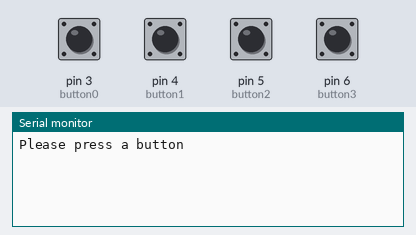
The sketch below on a simulated Arduino Uno, built with avr-gcc and run on an emulated ATmega328P. On the bench: the last lines printed to the serial monitor. The inputs (shaded band) are chosen by the test bench; at power-on: pin 3 (button0), pin 4 (button1), pin 5 (button2), pin 6 (button3) HIGH.

Above: at 1.2 s.
1.3 s: pin 3 (button0) pulled LOW for 0.15 s
At 1.43 s:
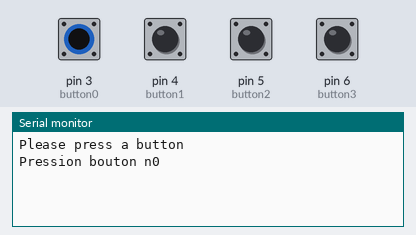
2.9 s: pin 5 (button2) pulled LOW for 0.15 s
At 3.7 s:
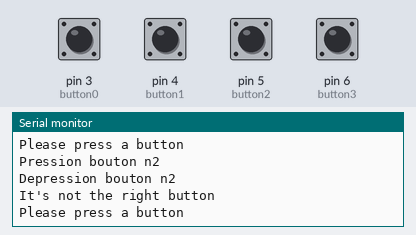
4.6 s: pin 4 (button1) pulled LOW for 0.15 s
At 5.9 s:
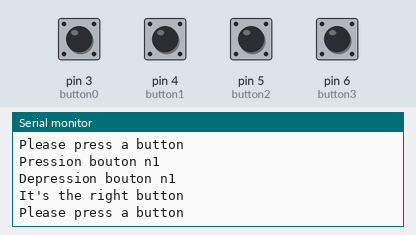
6.2 s: pin 6 (button3) pulled LOW for 0.15 s
At 7.4 s:
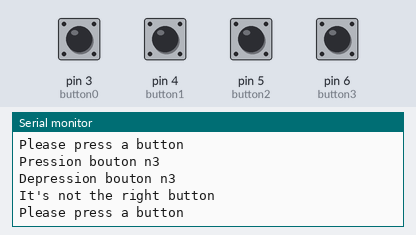
Timing chart, 0 to 8.8 s (numbered marks = the images above; inputs shaded):
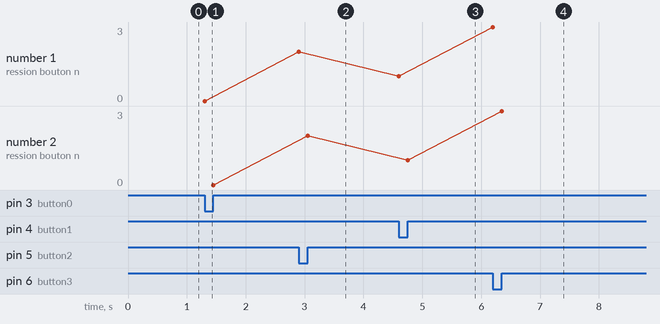

The sketch:

TinkercadProgramme14.ino
```cpp
// Ce programme compare la pression successive des boutons à une séquence encré en dur dans le code. Si la séquence est la bonne, l'utilisateur a gagné.
// Le programme ne comptabilise pas les erreurs mais les indique.

#define button0 3
int button0CurrentState = 0;
int button0PreviousState = 1;

#define button1 4
int button1CurrentState = 0;
int button1PreviousState = 1;

#define button2 5
int button2CurrentState = 0;
int button2PreviousState = 1;

#define button3 6
int button3CurrentState = 0;
int button3PreviousState = 1;

int buttonNumber = 0; // Variable contenant le numéro du bouton pressé, 0 signifiant qu'aucun bouton n'est actionné
int SimonSequence[5] = {0, 1, 2, 3, 0}; // Tableau avec 5 cases. La case n°0 contient 0, la case n°1 contient 1 [...] , la case n°4 contient 0

int buttonState() {
  button0CurrentState = digitalRead(button0); // Récupérer l'état actuel du bouton
  button1CurrentState = digitalRead(button1); // Récupérer l'état actuel du bouton
  button2CurrentState = digitalRead(button2); // Récupérer l'état actuel du bouton
  button3CurrentState = digitalRead(button3); // Récupérer l'état actuel du bouton

  if (button0CurrentState != button0PreviousState) { // Si cet état a changé
    if (button0CurrentState == LOW) { // Si cet état est passé de haut à bas (C'est inversé à cause du PullUp)
      Serial.println("Pression bouton n0"); // C'est que le bouton est pressé, falling edge
    }
    else { // Si cet état est passé de bas à haut
      Serial.println("Depression bouton n0"); // C'est que le bouton est relaché, rising edge
      buttonNumber = 0;
    }
    delay(50); // Debounce ?
    button0PreviousState = button0CurrentState; // Fin de l'action, cet état fait donc désormais parti du passé
  }

  else if (button1CurrentState != button1PreviousState) { // Si cet état a changé
    if (button1CurrentState == LOW) { // Si cet état est passé de haut à bas (C'est inversé à cause du PullUp)
      Serial.println("Pression bouton n1"); // C'est que le bouton est pressé, falling edge
    }
    else { // Si cet état est passé de bas à haut
      Serial.println("Depression bouton n1"); // C'est que le bouton est relaché, rising edge
      buttonNumber = 1;
    }
    delay(50); // Debounce ?
    button1PreviousState = button1CurrentState; // Fin de l'action, cet état fait donc désormais parti du passé
  }

  else if (button2CurrentState != button2PreviousState) { // Si cet état a changé
    if (button2CurrentState == LOW) { // Si cet état est passé de haut à bas (C'est inversé à cause du PullUp)
      Serial.println("Pression bouton n2"); // C'est que le bouton est pressé, falling edge
    }
    else { // Si cet état est passé de bas à haut
      Serial.println("Depression bouton n2"); // C'est que le bouton est relaché, rising edge
      buttonNumber = 2;
    }
    delay(50); // Debounce ?
    button2PreviousState = button2CurrentState; // Fin de l'action, cet état fait donc désormais parti du passé
  }

  else if (button3CurrentState != button3PreviousState) { // Si cet état a changé
    if (button3CurrentState == LOW) { // Si cet état est passé de haut à bas (C'est inversé à cause du PullUp)
      Serial.println("Pression bouton n3"); // C'est que le bouton est pressé, falling edge
    }
    else { // Si cet état est passé de bas à haut
      Serial.println("Depression bouton n3"); // C'est que le bouton est relaché, rising edge
      buttonNumber = 3;
    }
    delay(50); // Debounce ?
    button3PreviousState = button3CurrentState; // Fin de l'action, cet état fait donc désormais parti du passé
  }

  else { // Revient à dire "Si ni le bouton n°0, ni le n°1, ni le n°2, ni le n°3 n'est pressé c'est que qu'aucun bouton n'est pressé"
    buttonNumber = 4;
  }
  return (buttonNumber); // Lorsque la procédure est executé elle retournera le numéro du bouton pressé contenu dans la variable "buttonNumber"
}

void SimonCheck() {
  Serial.println("Please press a button"); // Demander à l'utilisateur de presser un bouton
  int checkedNumber = 0; // Initaliser une variable permettant de vérifier que tout les chiffres de la séquence ont été pressé
  while (checkedNumber < 5) { // Tant que tout les chiffres de la séquence n'ont pas été pressé
    buttonNumber = buttonState(); // Etre attentif à la pression des boutons
    if (buttonNumber != 4) { // Si un bouton est pressé
      if (buttonNumber == SimonSequence[checkedNumber]) { // Et que c'est le bon au regard de la séquence
        Serial.println("It's the right button"); // Indiquer dans le moniteur série que c'est le bon
        checkedNumber ++; // Passer au nombre suivant de la séquence
        delay(100); // Attendre minimum 0.1sec avant la prochaine pression de bouton
      }
      else { // Sinon, c'est que le mauvais bouton est pressé
        Serial.println("It's not the right button"); // Dire à l'utilisateur que ce n'est pas la bonne réponse
        delay(100);// Attendre minimum 0.1sec avant la prochaine pression de bouton
      } // Le laisser réessayer, encore et encore.
      Serial.println("Please press a button"); // Demander à l'utilisateur de pressé un bouton
      Serial.println();
    }
  }
}

void setup() {
  Serial.begin(9600);
  pinMode(button0, INPUT_PULLUP);
  pinMode(button1, INPUT_PULLUP);
  pinMode(button2, INPUT_PULLUP);
  pinMode(button3, INPUT_PULLUP);
}

void loop() {
  SimonCheck(); // Executer la procédure pour vérifier si l'utilisateur a pressé le bon bouton
  Serial.println("You won"); // Indiquer que la vérication est terminé et que l'utilisateur a gagné
  delay(2000); // Lui laisser le temps de se remettre de ses émotions
}
```

Measured:
- after the input at 1.3 s, the serial monitor: prints a new line at once (image 1)
- after the input at 2.9 s, the serial monitor: prints a new line at once (image 2)
- after the input at 4.6 s, the serial monitor: prints a new line at once (image 3)
- after the input at 6.2 s, the serial monitor: prints a new line at once (image 4)
- plotted number 1: 0 → 2 after the input at 2.9 s, 2 → 1 after the input at 4.6 s, 1 → 3 after the input at 6.2 s
- plotted number 2: 0 → 2 after the input at 2.9 s, 2 → 1 after the input at 4.6 s, 1 → 3 after the input at 6.2 s
